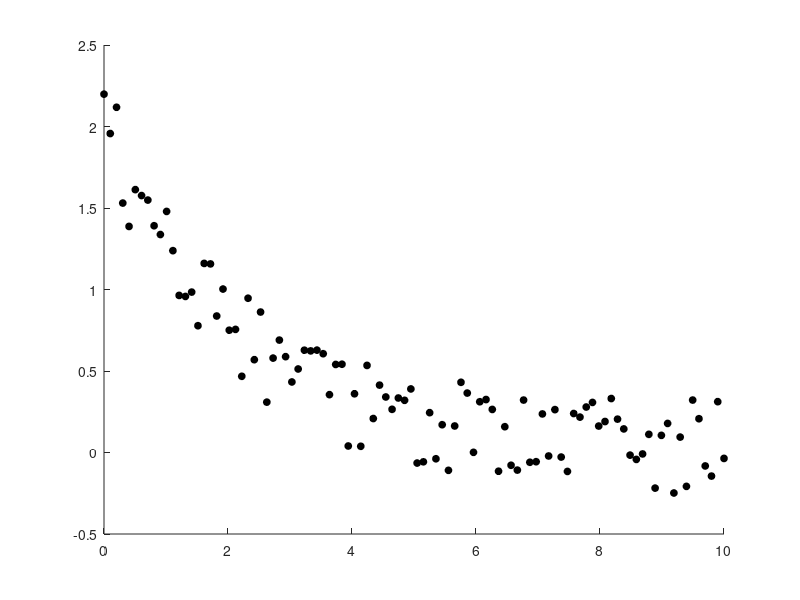

Recreate this plot in MATLAB. (Note: this script raises an error after producing the figure.)
% Custom Exponential fit.
x = linspace(0,10);
r = .3*(rand(size(x))*2 -1); % centered about zero, excursion max = .3
y = 2*exp(-x/2.2)+r;

figure; hold on;
% Plot the data
plot(x,y,'ko','MarkerSize',5,'MarkerFaceColor','k');

% Configure our custom fit
% Set up the fits
sez = fittype('a*exp(-x/t1)+b',...
    'coefficients',{'a','b','t1'});
% Constraits to the fit
mx = max(x);    my = max(y);
fo = fitoptions('Method','NonlinearLeastSquares',...
    'Lower',[0,0,0],...
    'Upper',[1.5*my,1.5*my,Inf],...
    'StartPoint',[my,0,mx/2]);

% Fit the data - output will appear in the command window
myfit = fit(x',y',sez,fo)

% Get the confidence interval
ci = confint(myfit);
err = (ci(2,3) - ci(1,3) ) /2;

% Plot the fit
lh = plot(myfit);
set(lh,'Color','r');
fitlegend = sprintf('Fit, time constant = %2.2f +/- %2.2f',myfit.t1,err);
legend('Data',fitlegend);
title('Curve Fit Demo');
